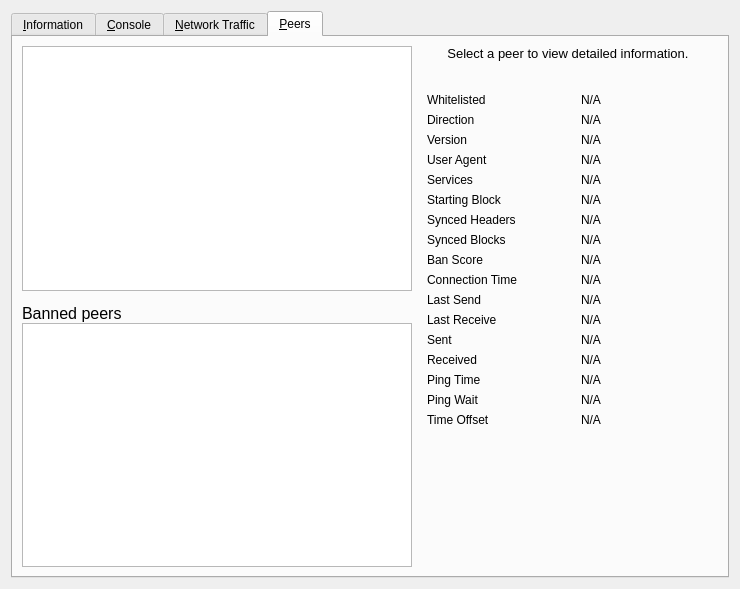
<?xml version="1.0" encoding="UTF-8"?>
<ui version="4.0">
 <class>RPCConsole</class>
 <widget class="QWidget" name="RPCConsole">
  <property name="geometry">
   <rect>
    <x>0</x>
    <y>0</y>
    <width>740</width>
    <height>589</height>
   </rect>
  </property>
  <property name="windowTitle">
   <string>Debug window</string>
  </property>
  <layout class="QVBoxLayout" name="verticalLayout_2">
   <item>
    <widget class="QTabWidget" name="tabWidget">
     <property name="currentIndex">
      <number>3</number>
     </property>
     <widget class="QWidget" name="tab_info">
      <attribute name="title">
       <string>&amp;Information</string>
      </attribute>
      <layout class="QGridLayout" name="gridLayout" columnstretch="0,0,0">
       <property name="horizontalSpacing">
        <number>12</number>
       </property>
       <item row="0" column="0">
        <widget class="QLabel" name="label_9">
         <property name="font">
          <font>
           <weight>75</weight>
           <bold>true</bold>
          </font>
         </property>
         <property name="text">
          <string>General</string>
         </property>
        </widget>
       </item>
       <item row="1" column="0">
        <widget class="QLabel" name="label_5">
         <property name="text">
          <string>Client name</string>
         </property>
        </widget>
       </item>
       <item row="1" column="1" colspan="2">
        <widget class="QLabel" name="clientName">
         <property name="cursor">
          <cursorShape>IBeamCursor</cursorShape>
         </property>
         <property name="text">
          <string>N/A</string>
         </property>
         <property name="textFormat">
          <enum>Qt::PlainText</enum>
         </property>
         <property name="textInteractionFlags">
          <set>Qt::LinksAccessibleByMouse|Qt::TextSelectableByKeyboard|Qt::TextSelectableByMouse</set>
         </property>
        </widget>
       </item>
       <item row="2" column="0">
        <widget class="QLabel" name="label_6">
         <property name="text">
          <string>Client version</string>
         </property>
        </widget>
       </item>
       <item row="5" column="1" colspan="2">
        <widget class="QLabel" name="buildDate">
         <property name="cursor">
          <cursorShape>IBeamCursor</cursorShape>
         </property>
         <property name="text">
          <string>N/A</string>
         </property>
         <property name="textFormat">
          <enum>Qt::PlainText</enum>
         </property>
         <property name="textInteractionFlags">
          <set>Qt::LinksAccessibleByMouse|Qt::TextSelectableByKeyboard|Qt::TextSelectableByMouse</set>
         </property>
        </widget>
       </item>
       <item row="6" column="0">
        <widget class="QLabel" name="label_13">
         <property name="text">
          <string>Startup time</string>
         </property>
        </widget>
       </item>
       <item row="6" column="1" colspan="2">
        <widget class="QLabel" name="startupTime">
         <property name="cursor">
          <cursorShape>IBeamCursor</cursorShape>
         </property>
         <property name="text">
          <string>N/A</string>
         </property>
         <property name="textFormat">
          <enum>Qt::PlainText</enum>
         </property>
         <property name="textInteractionFlags">
          <set>Qt::LinksAccessibleByMouse|Qt::TextSelectableByKeyboard|Qt::TextSelectableByMouse</set>
         </property>
        </widget>
       </item>
       <item row="7" column="0">
        <widget class="QLabel" name="labelNetwork">
         <property name="font">
          <font>
           <weight>75</weight>
           <bold>true</bold>
          </font>
         </property>
         <property name="text">
          <string>Network</string>
         </property>
        </widget>
       </item>
       <item row="8" column="0">
        <widget class="QLabel" name="label_8">
         <property name="text">
          <string>Name</string>
         </property>
        </widget>
       </item>
       <item row="2" column="1" colspan="2">
        <widget class="QLabel" name="clientVersion">
         <property name="cursor">
          <cursorShape>IBeamCursor</cursorShape>
         </property>
         <property name="text">
          <string>N/A</string>
         </property>
         <property name="textFormat">
          <enum>Qt::PlainText</enum>
         </property>
         <property name="textInteractionFlags">
          <set>Qt::LinksAccessibleByMouse|Qt::TextSelectableByKeyboard|Qt::TextSelectableByMouse</set>
         </property>
        </widget>
       </item>
       <item row="3" column="1" colspan="2">
        <widget class="QLabel" name="clientUserAgent">
         <property name="cursor">
          <cursorShape>IBeamCursor</cursorShape>
         </property>
         <property name="text">
          <string>N/A</string>
         </property>
         <property name="textFormat">
          <enum>Qt::PlainText</enum>
         </property>
         <property name="textInteractionFlags">
          <set>Qt::LinksAccessibleByMouse|Qt::TextSelectableByKeyboard|Qt::TextSelectableByMouse</set>
         </property>
        </widget>
       </item>
       <item row="4" column="0">
        <widget class="QLabel" name="label_berkeleyDBVersion">
         <property name="text">
          <string>Using BerkeleyDB version</string>
         </property>
         <property name="indent">
          <number>10</number>
         </property>
        </widget>
       </item>
       <item row="4" column="1" colspan="2">
        <widget class="QLabel" name="berkeleyDBVersion">
         <property name="cursor">
          <cursorShape>IBeamCursor</cursorShape>
         </property>
         <property name="text">
          <string>N/A</string>
         </property>
         <property name="textFormat">
          <enum>Qt::PlainText</enum>
         </property>
         <property name="textInteractionFlags">
          <set>Qt::LinksAccessibleByMouse|Qt::TextSelectableByKeyboard|Qt::TextSelectableByMouse</set>
         </property>
        </widget>
       </item>
       <item row="5" column="0">
        <widget class="QLabel" name="label_12">
         <property name="text">
          <string>Build date</string>
         </property>
        </widget>
       </item>
       <item row="8" column="1" colspan="2">
        <widget class="QLabel" name="networkName">
         <property name="cursor">
          <cursorShape>IBeamCursor</cursorShape>
         </property>
         <property name="text">
          <string>N/A</string>
         </property>
         <property name="textFormat">
          <enum>Qt::PlainText</enum>
         </property>
         <property name="textInteractionFlags">
          <set>Qt::LinksAccessibleByMouse|Qt::TextSelectableByKeyboard|Qt::TextSelectableByMouse</set>
         </property>
        </widget>
       </item>
       <item row="9" column="0">
        <widget class="QLabel" name="label_7">
         <property name="text">
          <string>Number of connections</string>
         </property>
        </widget>
       </item>
       <item row="9" column="1" colspan="2">
        <widget class="QLabel" name="numberOfConnections">
         <property name="cursor">
          <cursorShape>IBeamCursor</cursorShape>
         </property>
         <property name="text">
          <string>N/A</string>
         </property>
         <property name="textFormat">
          <enum>Qt::PlainText</enum>
         </property>
         <property name="textInteractionFlags">
          <set>Qt::LinksAccessibleByMouse|Qt::TextSelectableByKeyboard|Qt::TextSelectableByMouse</set>
         </property>
        </widget>
       </item>
       <item row="10" column="0">
        <widget class="QLabel" name="label_10">
         <property name="font">
          <font>
           <weight>75</weight>
           <bold>true</bold>
          </font>
         </property>
         <property name="text">
          <string>Block chain</string>
         </property>
        </widget>
       </item>
       <item row="11" column="0">
        <widget class="QLabel" name="label_3">
         <property name="text">
          <string>Current number of blocks</string>
         </property>
        </widget>
       </item>
       <item row="11" column="1" colspan="2">
        <widget class="QLabel" name="numberOfBlocks">
         <property name="cursor">
          <cursorShape>IBeamCursor</cursorShape>
         </property>
         <property name="text">
          <string>N/A</string>
         </property>
         <property name="textFormat">
          <enum>Qt::PlainText</enum>
         </property>
         <property name="textInteractionFlags">
          <set>Qt::LinksAccessibleByMouse|Qt::TextSelectableByKeyboard|Qt::TextSelectableByMouse</set>
         </property>
        </widget>
       </item>
       <item row="12" column="0">
        <widget class="QLabel" name="labelLastBlockTime">
         <property name="text">
          <string>Last block time</string>
         </property>
        </widget>
       </item>
       <item row="12" column="1" colspan="2">
        <widget class="QLabel" name="lastBlockTime">
         <property name="cursor">
          <cursorShape>IBeamCursor</cursorShape>
         </property>
         <property name="text">
          <string>N/A</string>
         </property>
         <property name="textFormat">
          <enum>Qt::PlainText</enum>
         </property>
         <property name="textInteractionFlags">
          <set>Qt::LinksAccessibleByMouse|Qt::TextSelectableByKeyboard|Qt::TextSelectableByMouse</set>
         </property>
        </widget>
       </item>
       <item row="13" column="0">
        <widget class="QLabel" name="labelMempoolTitle">
         <property name="font">
          <font>
           <weight>75</weight>
           <bold>true</bold>
          </font>
         </property>
         <property name="text">
          <string>Memory Pool</string>
         </property>
        </widget>
       </item>
       <item row="14" column="0">
        <widget class="QLabel" name="labelNumberOfTransactions">
         <property name="text">
          <string>Current number of transactions</string>
         </property>
        </widget>
       </item>
       <item row="14" column="1">
        <widget class="QLabel" name="mempoolNumberTxs">
         <property name="cursor">
          <cursorShape>IBeamCursor</cursorShape>
         </property>
         <property name="text">
          <string>N/A</string>
         </property>
         <property name="textFormat">
          <enum>Qt::PlainText</enum>
         </property>
         <property name="textInteractionFlags">
          <set>Qt::LinksAccessibleByMouse|Qt::TextSelectableByKeyboard|Qt::TextSelectableByMouse</set>
         </property>
        </widget>
       </item>
       <item row="15" column="0">
        <widget class="QLabel" name="labelMemoryUsage">
         <property name="text">
          <string>Memory usage</string>
         </property>
        </widget>
       </item>
       <item row="15" column="1">
        <widget class="QLabel" name="mempoolSize">
         <property name="cursor">
          <cursorShape>IBeamCursor</cursorShape>
         </property>
         <property name="text">
          <string>N/A</string>
         </property>
         <property name="textFormat">
          <enum>Qt::PlainText</enum>
         </property>
         <property name="textInteractionFlags">
          <set>Qt::LinksAccessibleByMouse|Qt::TextSelectableByKeyboard|Qt::TextSelectableByMouse</set>
         </property>
        </widget>
       </item>
       <item row="13" column="2" rowspan="3">
        <layout class="QVBoxLayout" name="verticalLayoutDebugButton">
         <property name="spacing">
          <number>3</number>
         </property>
         <item>
          <spacer name="verticalSpacer_2">
           <property name="orientation">
            <enum>Qt::Vertical</enum>
           </property>
           <property name="sizeHint" stdset="0">
            <size>
             <width>10</width>
             <height>5</height>
            </size>
           </property>
          </spacer>
         </item>
         <item>
          <widget class="QLabel" name="labelDebugLogfile">
           <property name="text">
            <string>Debug log file</string>
           </property>
          </widget>
         </item>
         <item>
          <widget class="QPushButton" name="openDebugLogfileButton">
           <property name="toolTip">
            <string>Open the Bitcoin Core debug log file from the current data directory. This can take a few seconds for large log files.</string>
           </property>
           <property name="text">
            <string>&amp;Open</string>
           </property>
           <property name="autoDefault">
            <bool>false</bool>
           </property>
          </widget>
         </item>
        </layout>
       </item>
       <item row="16" column="0">
        <spacer name="verticalSpacer">
         <property name="orientation">
          <enum>Qt::Vertical</enum>
         </property>
         <property name="sizeHint" stdset="0">
          <size>
           <width>20</width>
           <height>40</height>
          </size>
         </property>
        </spacer>
       </item>
       <item row="3" column="0">
        <widget class="QLabel" name="labelClientUserAgent">
         <property name="text">
          <string>User Agent</string>
         </property>
         <property name="indent">
          <number>10</number>
         </property>
        </widget>
       </item>
      </layout>
     </widget>
     <widget class="QWidget" name="tab_console">
      <attribute name="title">
       <string>&amp;Console</string>
      </attribute>
      <layout class="QVBoxLayout" name="verticalLayout_3">
       <property name="spacing">
        <number>3</number>
       </property>
       <item>
        <widget class="QTextEdit" name="messagesWidget">
         <property name="minimumSize">
          <size>
           <width>0</width>
           <height>100</height>
          </size>
         </property>
         <property name="readOnly">
          <bool>true</bool>
         </property>
         <property name="tabKeyNavigation" stdset="0">
          <bool>false</bool>
         </property>
         <property name="columnCount" stdset="0">
          <number>2</number>
         </property>
        </widget>
       </item>
       <item>
        <layout class="QHBoxLayout" name="horizontalLayout">
         <property name="spacing">
          <number>3</number>
         </property>
         <item>
          <widget class="QLabel" name="label">
           <property name="text">
            <string notr="true">&gt;</string>
           </property>
          </widget>
         </item>
         <item>
          <widget class="QLineEdit" name="lineEdit"/>
         </item>
         <item>
          <widget class="QPushButton" name="clearButton">
           <property name="maximumSize">
            <size>
             <width>24</width>
             <height>24</height>
            </size>
           </property>
           <property name="toolTip">
            <string>Clear console</string>
           </property>
           <property name="text">
            <string/>
           </property>
           <property name="icon">
            <iconset resource="../bitcoin.qrc">
             <normaloff>:/icons/remove</normaloff>:/icons/remove</iconset>
           </property>
           <property name="shortcut">
            <string notr="true">Ctrl+L</string>
           </property>
           <property name="autoDefault">
            <bool>false</bool>
           </property>
          </widget>
         </item>
        </layout>
       </item>
      </layout>
     </widget>
     <widget class="QWidget" name="tab_nettraffic">
      <attribute name="title">
       <string>&amp;Network Traffic</string>
      </attribute>
      <layout class="QHBoxLayout" name="horizontalLayout_3">
       <item>
        <layout class="QVBoxLayout" name="verticalLayout_4">
         <item>
          <widget class="TrafficGraphWidget" name="trafficGraph" native="true">
           <property name="sizePolicy">
            <sizepolicy hsizetype="Expanding" vsizetype="Expanding">
             <horstretch>0</horstretch>
             <verstretch>0</verstretch>
            </sizepolicy>
           </property>
          </widget>
         </item>
         <item>
          <layout class="QHBoxLayout" name="horizontalLayout_2">
           <item>
            <widget class="QSlider" name="sldGraphRange">
             <property name="minimum">
              <number>1</number>
             </property>
             <property name="maximum">
              <number>288</number>
             </property>
             <property name="pageStep">
              <number>12</number>
             </property>
             <property name="value">
              <number>6</number>
             </property>
             <property name="orientation">
              <enum>Qt::Horizontal</enum>
             </property>
            </widget>
           </item>
           <item>
            <widget class="QLabel" name="lblGraphRange">
             <property name="minimumSize">
              <size>
               <width>100</width>
               <height>0</height>
              </size>
             </property>
             <property name="alignment">
              <set>Qt::AlignCenter</set>
             </property>
            </widget>
           </item>
           <item>
            <widget class="QPushButton" name="btnClearTrafficGraph">
             <property name="text">
              <string>&amp;Clear</string>
             </property>
             <property name="autoDefault">
              <bool>false</bool>
             </property>
            </widget>
           </item>
          </layout>
         </item>
        </layout>
       </item>
       <item>
        <layout class="QVBoxLayout" name="verticalLayout">
         <item>
          <widget class="QGroupBox" name="groupBox">
           <property name="title">
            <string>Totals</string>
           </property>
           <layout class="QVBoxLayout" name="verticalLayout_5">
            <item>
             <layout class="QHBoxLayout" name="horizontalLayout_4">
              <item>
               <widget class="Line" name="line">
                <property name="sizePolicy">
                 <sizepolicy hsizetype="Fixed" vsizetype="Fixed">
                  <horstretch>0</horstretch>
                  <verstretch>0</verstretch>
                 </sizepolicy>
                </property>
                <property name="minimumSize">
                 <size>
                  <width>10</width>
                  <height>0</height>
                 </size>
                </property>
                <property name="palette">
                 <palette>
                  <active>
                   <colorrole role="Light">
                    <brush brushstyle="SolidPattern">
                     <color alpha="255">
                      <red>0</red>
                      <green>255</green>
                      <blue>0</blue>
                     </color>
                    </brush>
                   </colorrole>
                  </active>
                  <inactive>
                   <colorrole role="Light">
                    <brush brushstyle="SolidPattern">
                     <color alpha="255">
                      <red>0</red>
                      <green>255</green>
                      <blue>0</blue>
                     </color>
                    </brush>
                   </colorrole>
                  </inactive>
                  <disabled>
                   <colorrole role="Light">
                    <brush brushstyle="SolidPattern">
                     <color alpha="255">
                      <red>0</red>
                      <green>255</green>
                      <blue>0</blue>
                     </color>
                    </brush>
                   </colorrole>
                  </disabled>
                 </palette>
                </property>
                <property name="orientation">
                 <enum>Qt::Horizontal</enum>
                </property>
               </widget>
              </item>
              <item>
               <widget class="QLabel" name="label_16">
                <property name="text">
                 <string>Received</string>
                </property>
               </widget>
              </item>
              <item>
               <widget class="QLabel" name="lblBytesIn">
                <property name="minimumSize">
                 <size>
                  <width>50</width>
                  <height>0</height>
                 </size>
                </property>
                <property name="alignment">
                 <set>Qt::AlignRight|Qt::AlignTrailing|Qt::AlignVCenter</set>
                </property>
               </widget>
              </item>
             </layout>
            </item>
            <item>
             <layout class="QHBoxLayout" name="horizontalLayout_5">
              <item>
               <widget class="Line" name="line_2">
                <property name="sizePolicy">
                 <sizepolicy hsizetype="Fixed" vsizetype="Fixed">
                  <horstretch>0</horstretch>
                  <verstretch>0</verstretch>
                 </sizepolicy>
                </property>
                <property name="minimumSize">
                 <size>
                  <width>10</width>
                  <height>0</height>
                 </size>
                </property>
                <property name="palette">
                 <palette>
                  <active>
                   <colorrole role="Light">
                    <brush brushstyle="SolidPattern">
                     <color alpha="255">
                      <red>255</red>
                      <green>0</green>
                      <blue>0</blue>
                     </color>
                    </brush>
                   </colorrole>
                  </active>
                  <inactive>
                   <colorrole role="Light">
                    <brush brushstyle="SolidPattern">
                     <color alpha="255">
                      <red>255</red>
                      <green>0</green>
                      <blue>0</blue>
                     </color>
                    </brush>
                   </colorrole>
                  </inactive>
                  <disabled>
                   <colorrole role="Light">
                    <brush brushstyle="SolidPattern">
                     <color alpha="255">
                      <red>255</red>
                      <green>0</green>
                      <blue>0</blue>
                     </color>
                    </brush>
                   </colorrole>
                  </disabled>
                 </palette>
                </property>
                <property name="orientation">
                 <enum>Qt::Horizontal</enum>
                </property>
               </widget>
              </item>
              <item>
               <widget class="QLabel" name="label_17">
                <property name="text">
                 <string>Sent</string>
                </property>
               </widget>
              </item>
              <item>
               <widget class="QLabel" name="lblBytesOut">
                <property name="minimumSize">
                 <size>
                  <width>50</width>
                  <height>0</height>
                 </size>
                </property>
                <property name="alignment">
                 <set>Qt::AlignRight|Qt::AlignTrailing|Qt::AlignVCenter</set>
                </property>
               </widget>
              </item>
             </layout>
            </item>
            <item>
             <spacer name="verticalSpacer_4">
              <property name="orientation">
               <enum>Qt::Vertical</enum>
              </property>
              <property name="sizeHint" stdset="0">
               <size>
                <width>20</width>
                <height>407</height>
               </size>
              </property>
             </spacer>
            </item>
           </layout>
          </widget>
         </item>
        </layout>
       </item>
      </layout>
     </widget>
     <widget class="QWidget" name="tab_peers">
      <attribute name="title">
       <string>&amp;Peers</string>
      </attribute>
      <layout class="QGridLayout" name="gridLayout_2">
       <item row="0" column="0" rowspan="2">
        <layout class="QVBoxLayout" name="verticalLayout_101">
         <property name="spacing">
          <number>0</number>
         </property>
         <item>
          <widget class="QTableView" name="peerWidget">
           <property name="horizontalScrollBarPolicy">
            <enum>Qt::ScrollBarAsNeeded</enum>
           </property>
           <property name="sortingEnabled">
            <bool>true</bool>
           </property>
           <attribute name="horizontalHeaderHighlightSections">
            <bool>false</bool>
           </attribute>
          </widget>
         </item>
         <item>
          <widget class="QLabel" name="banHeading">
           <property name="sizePolicy">
            <sizepolicy hsizetype="Preferred" vsizetype="Minimum">
             <horstretch>0</horstretch>
             <verstretch>0</verstretch>
            </sizepolicy>
           </property>
           <property name="minimumSize">
            <size>
             <width>300</width>
             <height>32</height>
            </size>
           </property>
           <property name="maximumSize">
            <size>
             <width>16777215</width>
             <height>32</height>
            </size>
           </property>
           <property name="font">
            <font>
             <pointsize>12</pointsize>
            </font>
           </property>
           <property name="cursor">
            <cursorShape>IBeamCursor</cursorShape>
           </property>
           <property name="text">
            <string>Banned peers</string>
           </property>
           <property name="alignment">
            <set>Qt::AlignBottom|Qt::AlignLeading|Qt::AlignLeft</set>
           </property>
           <property name="wordWrap">
            <bool>true</bool>
           </property>
           <property name="textInteractionFlags">
            <set>Qt::NoTextInteraction</set>
           </property>
          </widget>
         </item>
         <item>
          <widget class="QTableView" name="banlistWidget">
           <property name="sizePolicy">
            <sizepolicy hsizetype="Expanding" vsizetype="Expanding">
             <horstretch>0</horstretch>
             <verstretch>0</verstretch>
            </sizepolicy>
           </property>
           <property name="horizontalScrollBarPolicy">
            <enum>Qt::ScrollBarAsNeeded</enum>
           </property>
           <property name="sortingEnabled">
            <bool>true</bool>
           </property>
           <attribute name="horizontalHeaderHighlightSections">
            <bool>false</bool>
           </attribute>
          </widget>
         </item>
        </layout>
       </item>
       <item row="0" column="1">
        <widget class="QLabel" name="peerHeading">
         <property name="sizePolicy">
          <sizepolicy hsizetype="Preferred" vsizetype="Minimum">
           <horstretch>0</horstretch>
           <verstretch>0</verstretch>
          </sizepolicy>
         </property>
         <property name="minimumSize">
          <size>
           <width>300</width>
           <height>32</height>
          </size>
         </property>
         <property name="font">
          <font>
           <pointsize>10</pointsize>
          </font>
         </property>
         <property name="cursor">
          <cursorShape>IBeamCursor</cursorShape>
         </property>
         <property name="text">
          <string>Select a peer to view detailed information.</string>
         </property>
         <property name="alignment">
          <set>Qt::AlignHCenter|Qt::AlignTop</set>
         </property>
         <property name="wordWrap">
          <bool>true</bool>
         </property>
         <property name="textInteractionFlags">
          <set>Qt::LinksAccessibleByMouse|Qt::TextSelectableByKeyboard|Qt::TextSelectableByMouse</set>
         </property>
        </widget>
       </item>
       <item row="1" column="1">
        <widget class="QWidget" name="detailWidget" native="true">
         <property name="minimumSize">
          <size>
           <width>300</width>
           <height>0</height>
          </size>
         </property>
         <layout class="QGridLayout" name="gridLayout_3">
          <item row="0" column="0">
           <widget class="QLabel" name="label_30">
            <property name="text">
             <string>Whitelisted</string>
            </property>
           </widget>
          </item>
          <item row="0" column="2">
           <widget class="QLabel" name="peerWhitelisted">
            <property name="cursor">
             <cursorShape>IBeamCursor</cursorShape>
            </property>
            <property name="text">
             <string>N/A</string>
            </property>
            <property name="textFormat">
             <enum>Qt::PlainText</enum>
            </property>
            <property name="textInteractionFlags">
             <set>Qt::LinksAccessibleByMouse|Qt::TextSelectableByKeyboard|Qt::TextSelectableByMouse</set>
            </property>
           </widget>
          </item>
          <item row="1" column="0">
           <widget class="QLabel" name="label_23">
            <property name="text">
             <string>Direction</string>
            </property>
           </widget>
          </item>
          <item row="1" column="2">
           <widget class="QLabel" name="peerDirection">
            <property name="cursor">
             <cursorShape>IBeamCursor</cursorShape>
            </property>
            <property name="text">
             <string>N/A</string>
            </property>
            <property name="textFormat">
             <enum>Qt::PlainText</enum>
            </property>
            <property name="textInteractionFlags">
             <set>Qt::LinksAccessibleByMouse|Qt::TextSelectableByKeyboard|Qt::TextSelectableByMouse</set>
            </property>
           </widget>
          </item>
          <item row="2" column="0">
           <widget class="QLabel" name="label_21">
            <property name="text">
             <string>Version</string>
            </property>
           </widget>
          </item>
          <item row="2" column="2">
           <widget class="QLabel" name="peerVersion">
            <property name="cursor">
             <cursorShape>IBeamCursor</cursorShape>
            </property>
            <property name="text">
             <string>N/A</string>
            </property>
            <property name="textFormat">
             <enum>Qt::PlainText</enum>
            </property>
            <property name="textInteractionFlags">
             <set>Qt::LinksAccessibleByMouse|Qt::TextSelectableByKeyboard|Qt::TextSelectableByMouse</set>
            </property>
           </widget>
          </item>
          <item row="3" column="0">
           <widget class="QLabel" name="label_28">
            <property name="text">
             <string>User Agent</string>
            </property>
           </widget>
          </item>
          <item row="3" column="2">
           <widget class="QLabel" name="peerSubversion">
            <property name="cursor">
             <cursorShape>IBeamCursor</cursorShape>
            </property>
            <property name="text">
             <string>N/A</string>
            </property>
            <property name="textFormat">
             <enum>Qt::PlainText</enum>
            </property>
            <property name="textInteractionFlags">
             <set>Qt::LinksAccessibleByMouse|Qt::TextSelectableByKeyboard|Qt::TextSelectableByMouse</set>
            </property>
           </widget>
          </item>
          <item row="4" column="0">
           <widget class="QLabel" name="label_4">
            <property name="text">
             <string>Services</string>
            </property>
           </widget>
          </item>
          <item row="4" column="2">
           <widget class="QLabel" name="peerServices">
            <property name="cursor">
             <cursorShape>IBeamCursor</cursorShape>
            </property>
            <property name="text">
             <string>N/A</string>
            </property>
            <property name="textFormat">
             <enum>Qt::PlainText</enum>
            </property>
            <property name="textInteractionFlags">
             <set>Qt::LinksAccessibleByMouse|Qt::TextSelectableByKeyboard|Qt::TextSelectableByMouse</set>
            </property>
           </widget>
          </item>
          <item row="5" column="0">
           <widget class="QLabel" name="label_29">
            <property name="text">
             <string>Starting Block</string>
            </property>
           </widget>
          </item>
          <item row="5" column="2">
           <widget class="QLabel" name="peerHeight">
            <property name="cursor">
             <cursorShape>IBeamCursor</cursorShape>
            </property>
            <property name="text">
             <string>N/A</string>
            </property>
            <property name="textFormat">
             <enum>Qt::PlainText</enum>
            </property>
            <property name="textInteractionFlags">
             <set>Qt::LinksAccessibleByMouse|Qt::TextSelectableByKeyboard|Qt::TextSelectableByMouse</set>
            </property>
           </widget>
          </item>
          <item row="6" column="0">
           <widget class="QLabel" name="label_27">
            <property name="text">
             <string>Synced Headers</string>
            </property>
           </widget>
          </item>
          <item row="6" column="2">
           <widget class="QLabel" name="peerSyncHeight">
            <property name="cursor">
             <cursorShape>IBeamCursor</cursorShape>
            </property>
            <property name="text">
             <string>N/A</string>
            </property>
            <property name="textFormat">
             <enum>Qt::PlainText</enum>
            </property>
            <property name="textInteractionFlags">
             <set>Qt::LinksAccessibleByMouse|Qt::TextSelectableByKeyboard|Qt::TextSelectableByMouse</set>
            </property>
           </widget>
          </item>
          <item row="7" column="0">
           <widget class="QLabel" name="label_25">
            <property name="text">
             <string>Synced Blocks</string>
            </property>
           </widget>
          </item>
          <item row="7" column="2">
           <widget class="QLabel" name="peerCommonHeight">
            <property name="cursor">
             <cursorShape>IBeamCursor</cursorShape>
            </property>
            <property name="text">
             <string>N/A</string>
            </property>
            <property name="textFormat">
             <enum>Qt::PlainText</enum>
            </property>
            <property name="textInteractionFlags">
             <set>Qt::LinksAccessibleByMouse|Qt::TextSelectableByKeyboard|Qt::TextSelectableByMouse</set>
            </property>
           </widget>
          </item>
          <item row="8" column="0">
           <widget class="QLabel" name="label_24">
            <property name="text">
             <string>Ban Score</string>
            </property>
           </widget>
          </item>
          <item row="8" column="2">
           <widget class="QLabel" name="peerBanScore">
            <property name="cursor">
             <cursorShape>IBeamCursor</cursorShape>
            </property>
            <property name="text">
             <string>N/A</string>
            </property>
            <property name="textFormat">
             <enum>Qt::PlainText</enum>
            </property>
            <property name="textInteractionFlags">
             <set>Qt::LinksAccessibleByMouse|Qt::TextSelectableByKeyboard|Qt::TextSelectableByMouse</set>
            </property>
           </widget>
          </item>
          <item row="9" column="0">
           <widget class="QLabel" name="label_22">
            <property name="text">
             <string>Connection Time</string>
            </property>
           </widget>
          </item>
          <item row="9" column="2">
           <widget class="QLabel" name="peerConnTime">
            <property name="cursor">
             <cursorShape>IBeamCursor</cursorShape>
            </property>
            <property name="text">
             <string>N/A</string>
            </property>
            <property name="textFormat">
             <enum>Qt::PlainText</enum>
            </property>
            <property name="textInteractionFlags">
             <set>Qt::LinksAccessibleByMouse|Qt::TextSelectableByKeyboard|Qt::TextSelectableByMouse</set>
            </property>
           </widget>
          </item>
          <item row="10" column="0">
           <widget class="QLabel" name="label_15">
            <property name="text">
             <string>Last Send</string>
            </property>
           </widget>
          </item>
          <item row="10" column="2">
           <widget class="QLabel" name="peerLastSend">
            <property name="cursor">
             <cursorShape>IBeamCursor</cursorShape>
            </property>
            <property name="text">
             <string>N/A</string>
            </property>
            <property name="textFormat">
             <enum>Qt::PlainText</enum>
            </property>
            <property name="textInteractionFlags">
             <set>Qt::LinksAccessibleByMouse|Qt::TextSelectableByKeyboard|Qt::TextSelectableByMouse</set>
            </property>
           </widget>
          </item>
          <item row="11" column="0">
           <widget class="QLabel" name="label_19">
            <property name="text">
             <string>Last Receive</string>
            </property>
           </widget>
          </item>
          <item row="11" column="2">
           <widget class="QLabel" name="peerLastRecv">
            <property name="cursor">
             <cursorShape>IBeamCursor</cursorShape>
            </property>
            <property name="text">
             <string>N/A</string>
            </property>
            <property name="textFormat">
             <enum>Qt::PlainText</enum>
            </property>
            <property name="textInteractionFlags">
             <set>Qt::LinksAccessibleByMouse|Qt::TextSelectableByKeyboard|Qt::TextSelectableByMouse</set>
            </property>
           </widget>
          </item>
          <item row="12" column="0">
           <widget class="QLabel" name="label_18">
            <property name="text">
             <string>Sent</string>
            </property>
           </widget>
          </item>
          <item row="12" column="2">
           <widget class="QLabel" name="peerBytesSent">
            <property name="cursor">
             <cursorShape>IBeamCursor</cursorShape>
            </property>
            <property name="text">
             <string>N/A</string>
            </property>
            <property name="textFormat">
             <enum>Qt::PlainText</enum>
            </property>
            <property name="textInteractionFlags">
             <set>Qt::LinksAccessibleByMouse|Qt::TextSelectableByKeyboard|Qt::TextSelectableByMouse</set>
            </property>
           </widget>
          </item>
          <item row="13" column="0">
           <widget class="QLabel" name="label_20">
            <property name="text">
             <string>Received</string>
            </property>
           </widget>
          </item>
          <item row="13" column="2">
           <widget class="QLabel" name="peerBytesRecv">
            <property name="cursor">
             <cursorShape>IBeamCursor</cursorShape>
            </property>
            <property name="text">
             <string>N/A</string>
            </property>
            <property name="textFormat">
             <enum>Qt::PlainText</enum>
            </property>
            <property name="textInteractionFlags">
             <set>Qt::LinksAccessibleByMouse|Qt::TextSelectableByKeyboard|Qt::TextSelectableByMouse</set>
            </property>
           </widget>
          </item>
          <item row="14" column="0">
           <widget class="QLabel" name="label_26">
            <property name="text">
             <string>Ping Time</string>
            </property>
           </widget>
          </item>
          <item row="14" column="2">
           <widget class="QLabel" name="peerPingTime">
            <property name="cursor">
             <cursorShape>IBeamCursor</cursorShape>
            </property>
            <property name="text">
             <string>N/A</string>
            </property>
            <property name="textFormat">
             <enum>Qt::PlainText</enum>
            </property>
            <property name="textInteractionFlags">
             <set>Qt::LinksAccessibleByMouse|Qt::TextSelectableByKeyboard|Qt::TextSelectableByMouse</set>
            </property>
           </widget>
          </item>
          <item row="15" column="0">
           <widget class="QLabel" name="peerPingWaitLabel">
            <property name="toolTip">
             <string>The duration of a currently outstanding ping.</string>
            </property>
            <property name="text">
             <string>Ping Wait</string>
            </property>
           </widget>
          </item>
          <item row="15" column="2">
           <widget class="QLabel" name="peerPingWait">
            <property name="cursor">
             <cursorShape>IBeamCursor</cursorShape>
            </property>
            <property name="text">
             <string>N/A</string>
            </property>
            <property name="textFormat">
             <enum>Qt::PlainText</enum>
            </property>
            <property name="textInteractionFlags">
             <set>Qt::LinksAccessibleByMouse|Qt::TextSelectableByKeyboard|Qt::TextSelectableByMouse</set>
            </property>
           </widget>
          </item>
          <item row="16" column="0">
           <widget class="QLabel" name="label_timeoffset">
            <property name="text">
             <string>Time Offset</string>
            </property>
           </widget>
          </item>
          <item row="16" column="2">
           <widget class="QLabel" name="timeoffset">
            <property name="cursor">
             <cursorShape>IBeamCursor</cursorShape>
            </property>
            <property name="text">
             <string>N/A</string>
            </property>
            <property name="textFormat">
             <enum>Qt::PlainText</enum>
            </property>
            <property name="textInteractionFlags">
             <set>Qt::LinksAccessibleByMouse|Qt::TextSelectableByKeyboard|Qt::TextSelectableByMouse</set>
            </property>
           </widget>
          </item>
          <item row="17" column="1">
           <spacer name="verticalSpacer_3">
            <property name="orientation">
             <enum>Qt::Vertical</enum>
            </property>
            <property name="sizeHint" stdset="0">
             <size>
              <width>20</width>
              <height>40</height>
             </size>
            </property>
           </spacer>
          </item>
         </layout>
        </widget>
       </item>
      </layout>
     </widget>
    </widget>
   </item>
  </layout>
 </widget>
 <customwidgets>
  <customwidget>
   <class>TrafficGraphWidget</class>
   <extends>QWidget</extends>
   <header>trafficgraphwidget.h</header>
   <container>1</container>
   <slots>
    <slot>clear()</slot>
   </slots>
  </customwidget>
 </customwidgets>
 <resources>
  <include location="../bitcoin.qrc"/>
 </resources>
 <connections/>
</ui>
